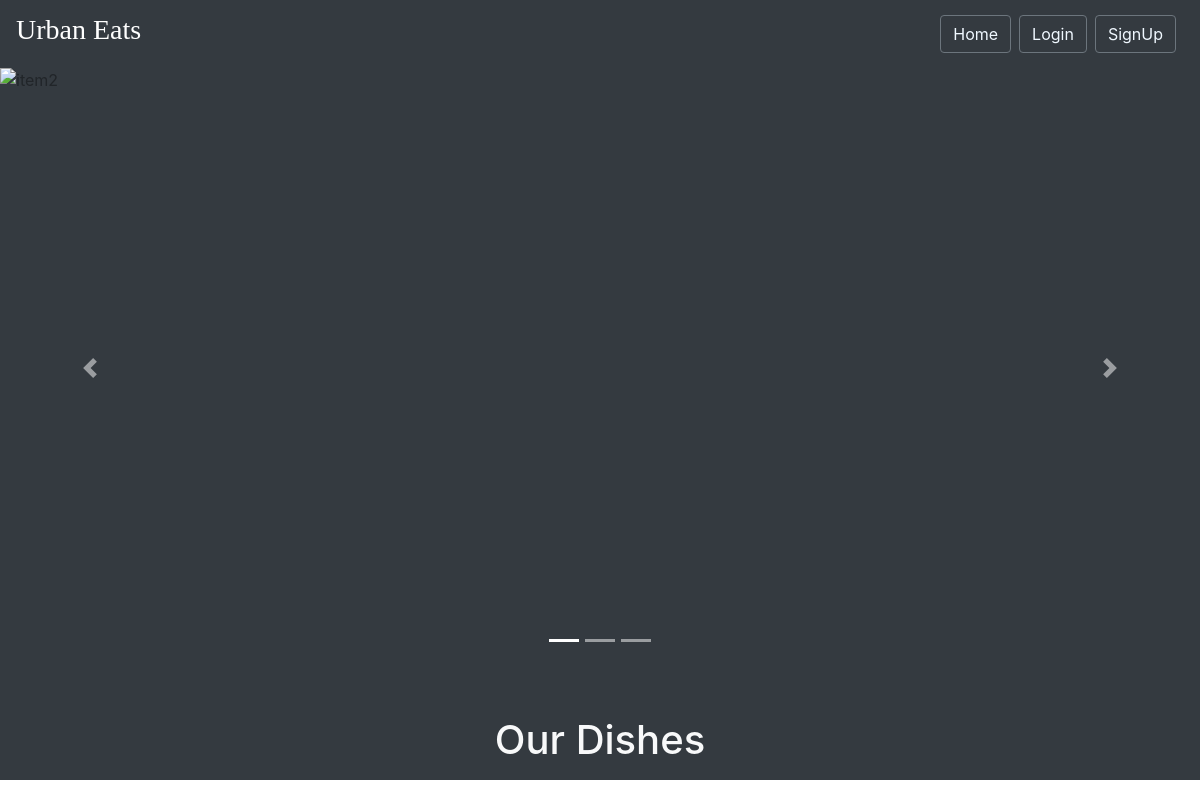
/, run on an earlier commit of the app's database.
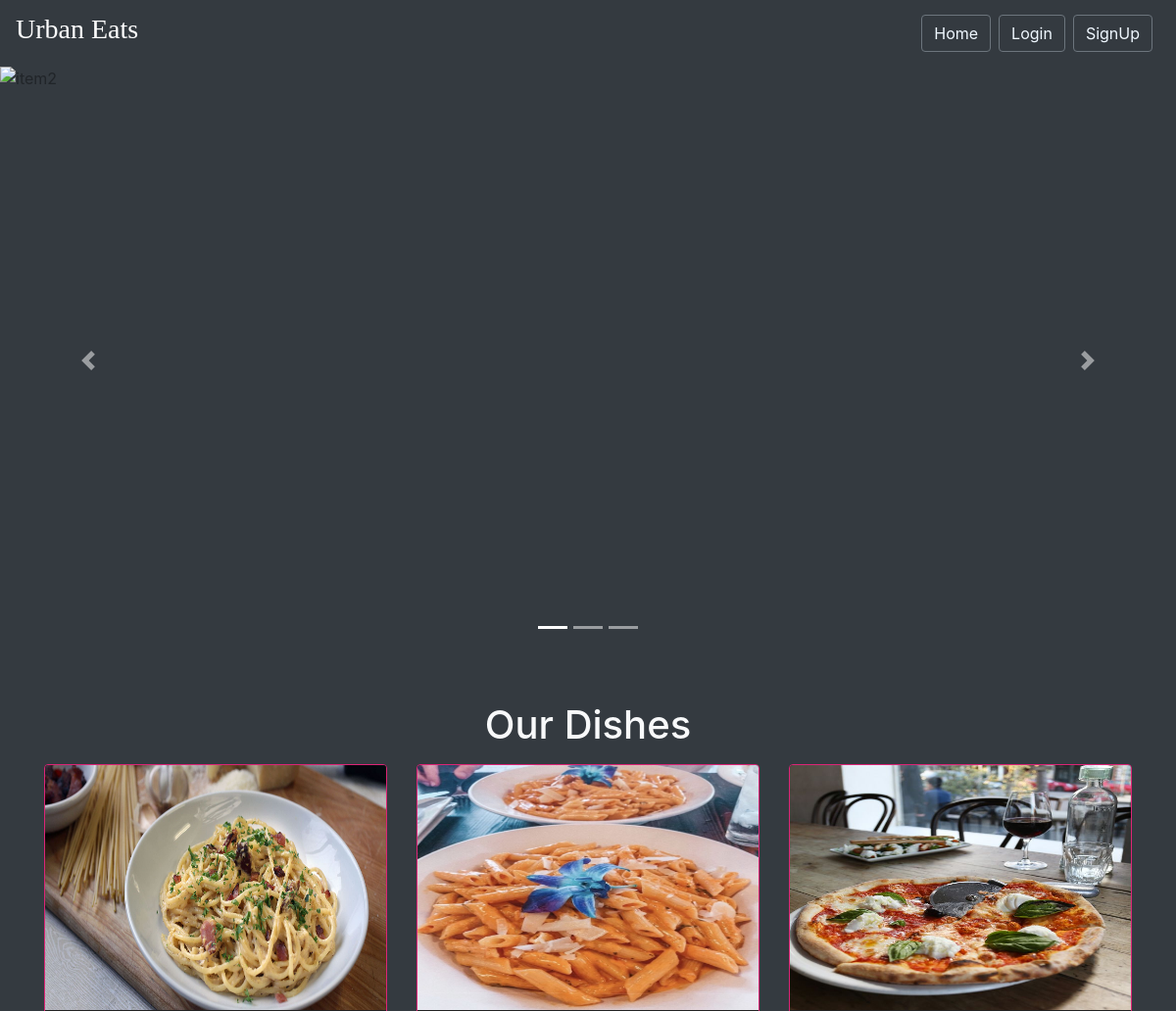
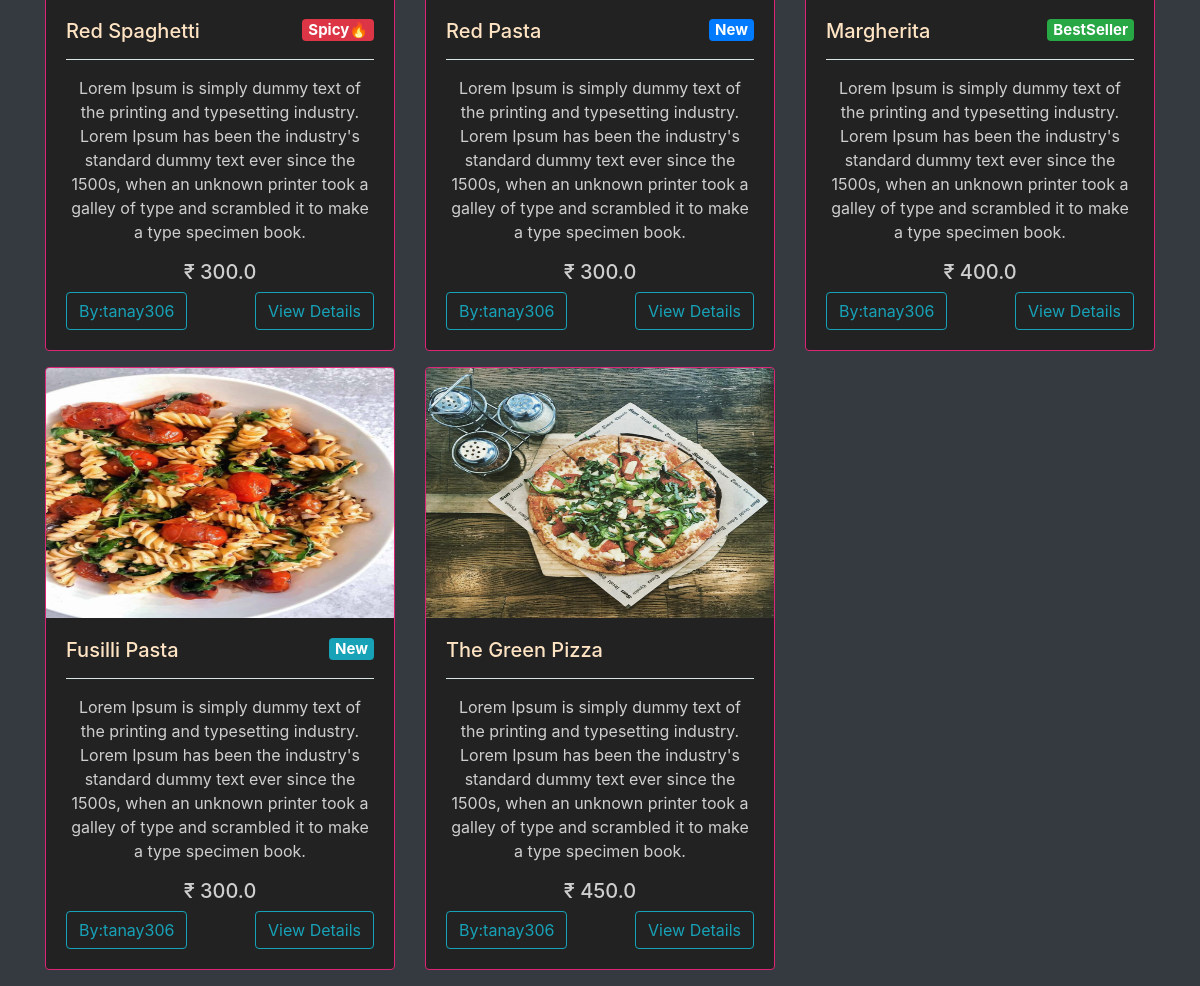
And on a later commit of the database (2 pictures, top to bottom).
### main/models.py (models this page shows, shortened)
class Item(models.Model):
    LABELS = (
        ('BestSeller', 'BestSeller'),
        ('New', 'New'),
        ('Spicy🔥', 'Spicy🔥'),
    )
    LABEL_COLOUR = (
        ('danger', 'danger'),
        ('success', 'success'),
        ('primary', 'primary'),
        ('info', 'info')
    )
    title = models.CharField(max_length=150)
    description = models.CharField(max_length=250,blank=True)
    price = models.FloatField()
    instructions = models.CharField(max_length=250,default="Jain Option Available")
    image = models.ImageField(default='default.png', upload_to='images/')
    labels = models.CharField(max_length=25, choices=LABELS, blank=True)
    label_colour = models.CharField(max_length=15, choices=LABEL_COLOUR, blank=True)
    slug = models.SlugField(default="sushi_name")
    created_by = models.ForeignKey(User, on_delete=models.CASCADE)

### main/views.py (the view)
# urls.py: path('', MenuListView.as_view(), name='home'),
class MenuListView(ListView):
    model = Item
    template_name = 'main/home.html'
    context_object_name = 'menu_items'

### main/templates/main/home.html (shortened to what this page needs)
{% extends "main/layout.html" %}
{% block content %}
  <div class="home bg-dark">
    <div id="carouselExampleCaptions" class="carousel slide mb-5" data-ride="carousel" style="height: 600px;">
        <ol class="carousel-indicators">
          <li data-target="#carouselExampleCaptions" data-slide-to="0" class="active"></li>
          <li data-target="#carouselExampleCaptions" data-slide-to="1"></li>
          <li data-target="#carouselExampleCaptions" data-slide-to="2"></li>
        </ol>
        <div class="carousel-inner">
          <div class="carousel-item active">
            <img src="https://assets.epicurious.com/photos/60abd3d94128fb7fa6411297/6:4/w_4528,h_3018,c_limit/ScallopsPineAppleRisotto_HERO_RECIPE_052021_16402.jpg" class="d-block w-100" alt="item2" height="600px">
          </div>
        </div>
        <a class="carousel-control-prev" href="#carouselExampleCaptions" role="button" data-slide="prev">
          <span class="carousel-control-prev-icon" aria-hidden="true"></span>
        </a>
        <a class="carousel-control-next" href="#carouselExampleCaptions" role="button" data-slide="next">
          <span class="carousel-control-next-icon" aria-hidden="true"></span>
        </a>
    </div>
    <div class="container">
      <h1 class="text-center text-light mb-3">Our Dishes</h1>
      <div class="row">
        {% for item in menu_items %}
            <div class="col-sm-4">
                <div class="card mb-3" style="height: fit-content; overflow: auto; background: #222;
                border: 1px solid #dd2476;
                color: rgba(250, 250, 250, 0.8);
                margin-bottom: 2rem;">
                  <img src="{{ item.image.url }}" style="height: 250px;">
                    <div class="card-body">
                      <h5 class="text"><a href="{% url 'main:dishes' item.slug %}" style="color:bisque;">{{ item.title }} </a><span class="badge badge-{{ item.label_colour }}"style="float:right;">{{ item.labels }}</span></h5>
                      <hr style="background-color: azure;"/>
                      <p class="text-center">{{ item.description }}</p>
                      <h5 class="text-center">₹ {{ item.price }}</h5>
                      <button class="btn btn-outline-info">By:{{ item.created_by }}</button>
                      <a href="{% url 'main:dishes' item.slug %}" class="btn btn-outline-info float-right">View Details</a>
                    </div>
                </div>
            </div>
        {% endfor %}
      </div>
    </div>
  </div>
{% endblock content %}

What changed in the data, as far as the page shows it:
added Item: image (picture), title "Red Spaghetti", labels "Spicy🔥", description "Lorem Ipsum is simply dummy text of the printing and typesetting industry. Lorem Ipsum has been the industry's standard dummy text ever since the 1500s, when an unknown printer took a galley of type and scrambled it to make a type specimen book.", price "300.0", created_by "tanay306"
added Item: image (picture), title "Red Pasta", labels "New", description "Lorem Ipsum is simply dummy text of the printing and typesetting industry. Lorem Ipsum has been the industry's standard dummy text ever since the 1500s, when an unknown printer took a galley of type and scrambled it to make a type specimen book.", price "300.0", created_by "tanay306"
added Item: image (picture), title "Margherita", labels "BestSeller", description "Lorem Ipsum is simply dummy text of the printing and typesetting industry. Lorem Ipsum has been the industry's standard dummy text ever since the 1500s, when an unknown printer took a galley of type and scrambled it to make a type specimen book.", price "400.0", created_by "tanay306"
added Item: image (picture), title "Fusilli Pasta", labels "New", description "Lorem Ipsum is simply dummy text of the printing and typesetting industry. Lorem Ipsum has been the industry's standard dummy text ever since the 1500s, when an unknown printer took a galley of type and scrambled it to make a type specimen book.", price "300.0", created_by "tanay306"
added Item: image (picture), title "The Green Pizza", description "Lorem Ipsum is simply dummy text of the printing and typesetting industry. Lorem Ipsum has been the industry's standard dummy text ever since the 1500s, when an unknown printer took a galley of type and scrambled it to make a type specimen book.", price "450.0", created_by "tanay306"
